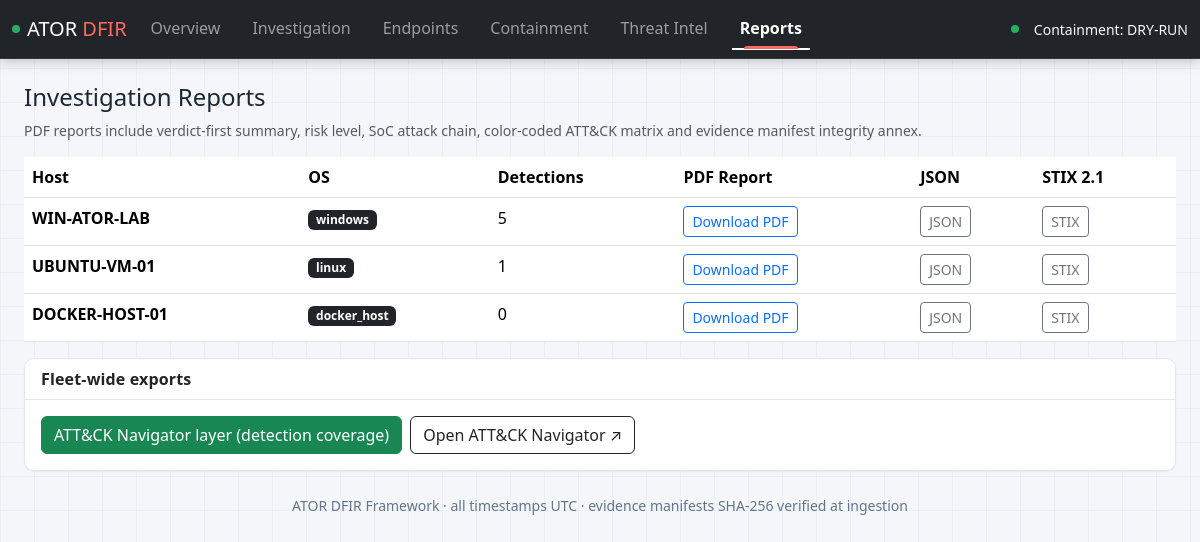
Page /reports on the committed database.
### tables this page shows
CREATE TABLE hosts (
    id INTEGER PRIMARY KEY AUTOINCREMENT,
    client_id TEXT UNIQUE NOT NULL,
    hostname TEXT NOT NULL,
    os_type TEXT NOT NULL CHECK (os_type IN ('windows','linux','docker_host')),
    docker_engine_flag INTEGER NOT NULL DEFAULT 0,
    api_key_hash TEXT NOT NULL,
    agent_version TEXT,
    enrolled_at_utc TEXT NOT NULL,
    last_seen_utc TEXT,
    is_active INTEGER NOT NULL DEFAULT 1
);

### server/ui.py (the view)
    @target_app.get("/reports", response_class=HTMLResponse)
    def reports(request: Request, conn=Depends(database.connect)):
        hosts = [dict(r) for r in conn.execute(
            """SELECT h.id, h.hostname, h.os_type,
                      (SELECT COUNT(*) FROM detections d WHERE d.host_id=h.id) AS detection_count
               FROM hosts h ORDER BY h.id""")]
        navigator_exists = True
        conn.close()
        return tpl.TemplateResponse(request, "reports.html", {
            "hosts": hosts, "navigator_exists": navigator_exists, "page": "reports",
        })

### server/templates/reports.html (shortened to what this page needs)
{% extends "base.html" %}
{% block content %}
<h4>Investigation Reports</h4>
<p class="text-muted small">PDF reports include verdict-first summary, risk level, SoC attack chain, color-coded ATT&amp;CK matrix and evidence manifest integrity annex.</p>
<table class="table table-hover data ator-table bg-white">
  <thead><tr><th>Host</th><th>OS</th><th>Detections</th><th>PDF Report</th><th>JSON</th><th>STIX 2.1</th></tr></thead>
  <tbody>
  {% for h in hosts %}
    <tr>
      <td><b>{{ h.hostname }}</b></td><td><span class="badge bg-dark">{{ h.os_type }}</span></td>
      <td>{{ h.detection_count }}</td>
      <td><a class="btn btn-outline-primary btn-sm" href="/api/v1/export/report/{{ h.id }}.pdf">Download PDF</a></td>
      <td><a class="btn btn-outline-secondary btn-sm" href="/api/v1/export/report/{{ h.id }}.json">JSON</a></td>
      <td><a class="btn btn-outline-secondary btn-sm" href="/api/v1/export/stix/{{ h.id }}.json">STIX</a></td>
    </tr>
  {% else %}
    <tr><td colspan="6" class="text-center text-muted py-4">No hosts enrolled yet.</td></tr>
  {% endfor %}
  </tbody>
</table>
<div class="card ator-card mt-3 anim-rise">
  <div class="card-header">Fleet-wide exports</div>
  <div class="card-body d-flex gap-2">
    <a class="btn btn-success" href="/api/v1/export/navigator.json">ATT&amp;CK Navigator layer (detection coverage)</a>
    <a class="btn btn-outline-dark" href="https://mitre-attack.github.io/attack-navigator/" target="_blank">Open ATT&amp;CK Navigator &nearr;</a>
  </div>
</div>
{% endblock %}

### server/static/css/dashboard.css (style rules this page uses)
:root { --ator-bg: #f4f6f9; --ator-surface: #ffffff; --ator-border: #e3e8ef; --ator-ink: #1c2733; --ator-muted: #64748b; --ator-accent: #2456a6; --ator-accent-soft: #e8f0fc; --ator-critical: #c0392b; --ator-high: #d35400; --ator-medium: #b7791f; --ator-low: #1e8e5a; --ator-grid-line: rgba(36, 86, 166, 0.045); --ator-shadow-sm: 0 1px 2px rgba(16, 24, 40, 0.06); --ator-shadow-md: 0 4px 14px rgba(16, 24, 40, 0.10); --ator-radius: 10px; }
body.ator-theme { background-color: var(--ator-bg); background-image: linear-gradient(var(--ator-grid-line) 1px, transparent 1px), linear-gradient(90deg, var(--ator-grid-line) 1px, transparent 1px); background-size: 34px 34px; color: var(--ator-ink); }
.card.ator-card { border: 1px solid var(--ator-border); border-radius: var(--ator-radius); box-shadow: var(--ator-shadow-sm); transition: transform 160ms ease, box-shadow 160ms ease, border-color 160ms ease; overflow: hidden; }
.card.ator-card .card-header { background: var(--ator-surface); border-bottom: 1px solid var(--ator-border); font-weight: 600; letter-spacing: 0.01em; }
.table.ator-table { --bs-table-bg: transparent; }
table.ator-table tbody tr { transition: background-color 120ms ease; }
.btn { transition: transform 110ms ease, box-shadow 130ms ease, background-color 130ms ease; }

### server/static/css/animations.css (style rules this page uses)
.anim-rise { animation: riseIn 460ms cubic-bezier(0.22, 0.9, 0.36, 1) both; }

### rows in the picture
hosts: hostname "WIN-ATOR-LAB", os_type "windows", detection_count "5"
hosts: hostname "UBUNTU-VM-01", os_type "linux", detection_count "1"
hosts: hostname "DOCKER-HOST-01", os_type "docker_host", detection_count "0"
